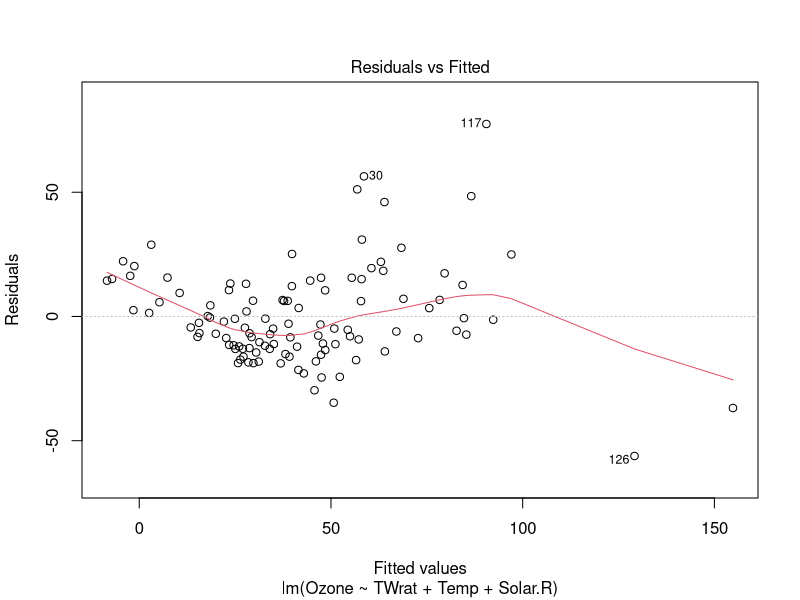
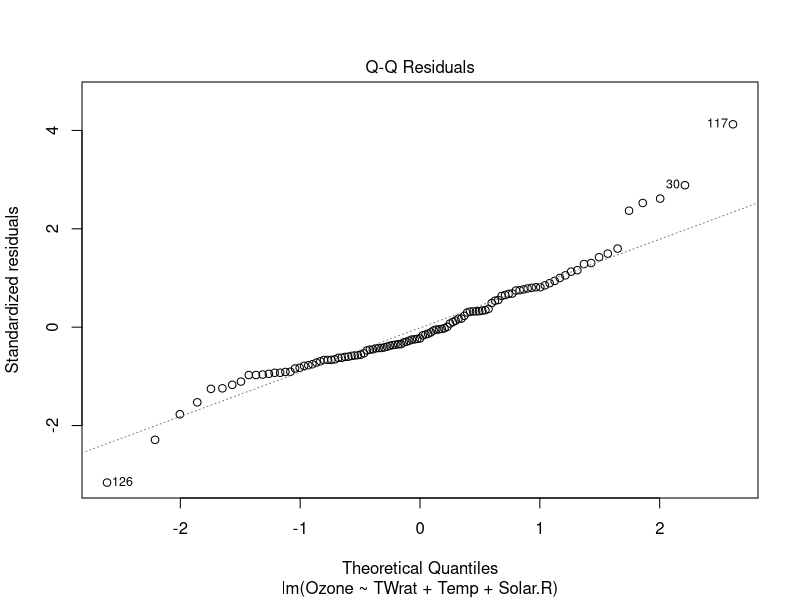
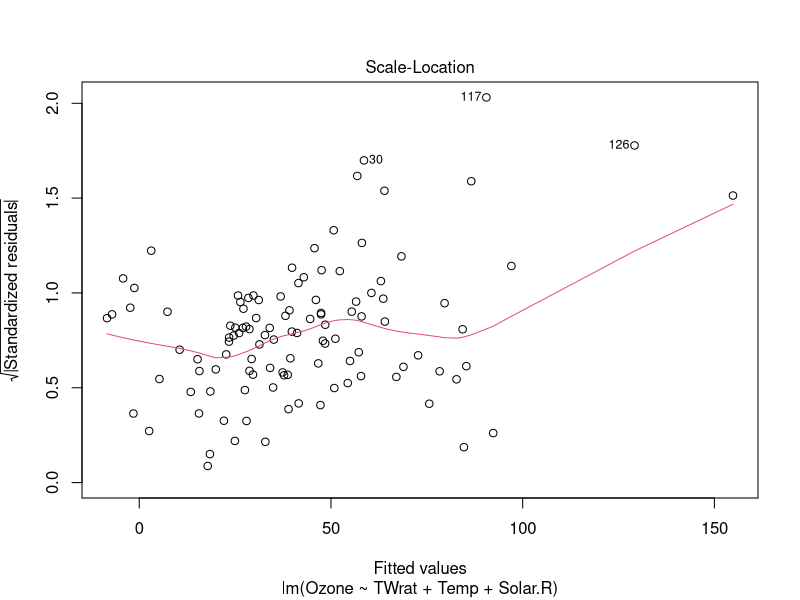
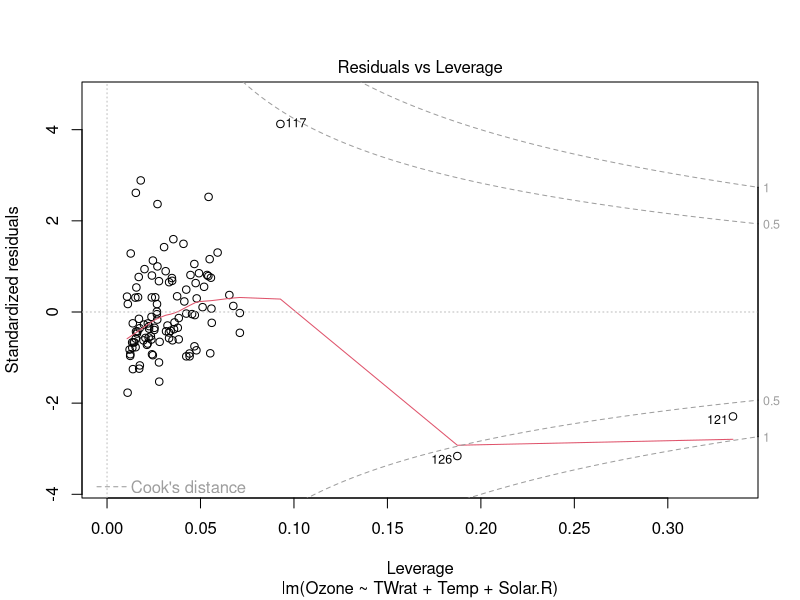

R code for these plots, in order:
## ---- chunk 1
knitr::opts_chunk$set(warning = FALSE, message = FALSE) 
## ---- chunk 2
rm(list=ls(all=TRUE))
data = na.omit(airquality[,1:4])

data$TWcp = data$Temp*data$Wind
data$TWrat = data$Temp/data$Wind

filter_data = model.matrix(Ozone ~.,data= data)
head(filter_data)

library(leaps)
allsub <- regsubsets(x=filter_data, 
                     y=data$Ozone, intercept = F)

info.subsets = summary(allsub)
seq.subsets = info.subsets$which
vars.seq.subsets.raw = apply(seq.subsets, 1, function(W){
  vars.list = names(W)[W]
  output = paste0(vars.list, collapse = ", ")})
## ---- chunk 3
print(vars.seq.subsets.raw)
## ---- chunk 4
print(info.subsets$bic)
## ---- chunk 5
print(min(info.subsets$bic))
## ---- chunk 6
data$TWcp = data$Temp*data$Wind
data$TWrat = data$Temp/data$Wind
head(data)
rows = nrow(data)

initial <- lm(data=data, formula=Ozone~ 1)
final <- lm(data=data, formula=Ozone~Solar.R+Wind+Temp+TWcp+TWrat)
step <- step(object=initial, scope=list(upper=final), k = log(rows))
summary(step)
## ---- chunk 7
set.seed(2928893)
rows = nrow(data)
V=10
folds = floor((sample.int(rows)-1)*V/rows) + 1 
mat_CV_L5 = matrix(NA, nrow=V, ncol=1)

for(v in 1:V){
  
  initial <- lm(data=data[folds != v,], formula=Ozone~ 1)
  final <- lm(data=data[folds != v,], formula=Ozone~Solar.R+Wind+Temp+TWcp+TWrat)
  rows = nrow(data[folds != v,])
  step <- step(object=initial, scope=list(upper=final), k = log(rows))
  
  pred = predict(step,newdata=data[folds==v,])
  summary(pred)
  mat_CV_L5[v,1] = mean((data[folds==v,"Ozone"] - pred)^2)
}

lm_best = lm(Ozone ~ TWrat + Temp + Solar.R, data = data)
summary(lm_best)
plot(lm_best)

colnames(mat_CV_L5) = c('Each fold MPSE')
mat_CV_L5
mean(mat_CV_L5) 
